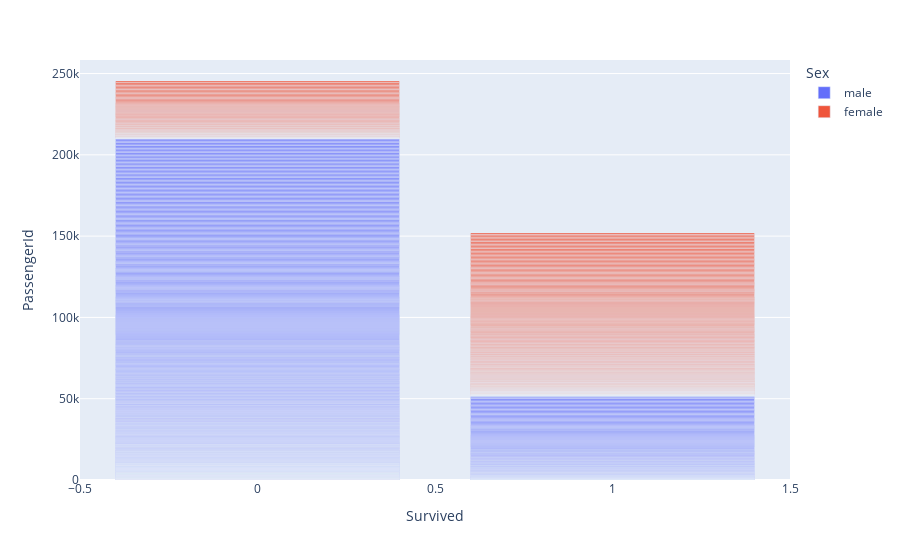

Source (notebook cell):
### Code cell
fig.show()

### Figure 1 — Plotly figure (JSON) as saved in the notebook; plotly's stock layout.template omitted (floating-point values rounded to 4 significant figures; data arrays with more than 128 entries replaced by an {"elided": "..."} marker saying what was removed)
{"data": [{"alignmentgroup": "True", "hovertemplate": "Sex=male<br>Survived=%{x}<br>PassengerId=%{y}<extra></extra>", "legendgroup": "male", "marker": {"color": "#636efa"}, "name": "male", "offsetgroup": "male", "orientation": "v", "showlegend": true, "textposition": "auto", "type": "bar", "x": {"elided": "577 int values"}, "xaxis": "x", "y": {"elided": "577 int values"}, "yaxis": "y"}, {"alignmentgroup": "True", "hovertemplate": "Sex=female<br>Survived=%{x}<br>PassengerId=%{y}<extra></extra>", "legendgroup": "female", "marker": {"color": "#EF553B"}, "name": "female", "offsetgroup": "female", "orientation": "v", "showlegend": true, "textposition": "auto", "type": "bar", "x": {"elided": "314 int values"}, "xaxis": "x", "y": {"elided": "314 int values"}, "yaxis": "y"}], "layout": {"barmode": "relative", "legend": {"title": {"text": "Sex"}, "tracegroupgap": 0}, "margin": {"t": 60}, "xaxis": {"anchor": "y", "domain": [0, 1], "title": {"text": "Survived"}}, "yaxis": {"anchor": "x", "domain": [0, 1], "title": {"text": "PassengerId"}}}}
